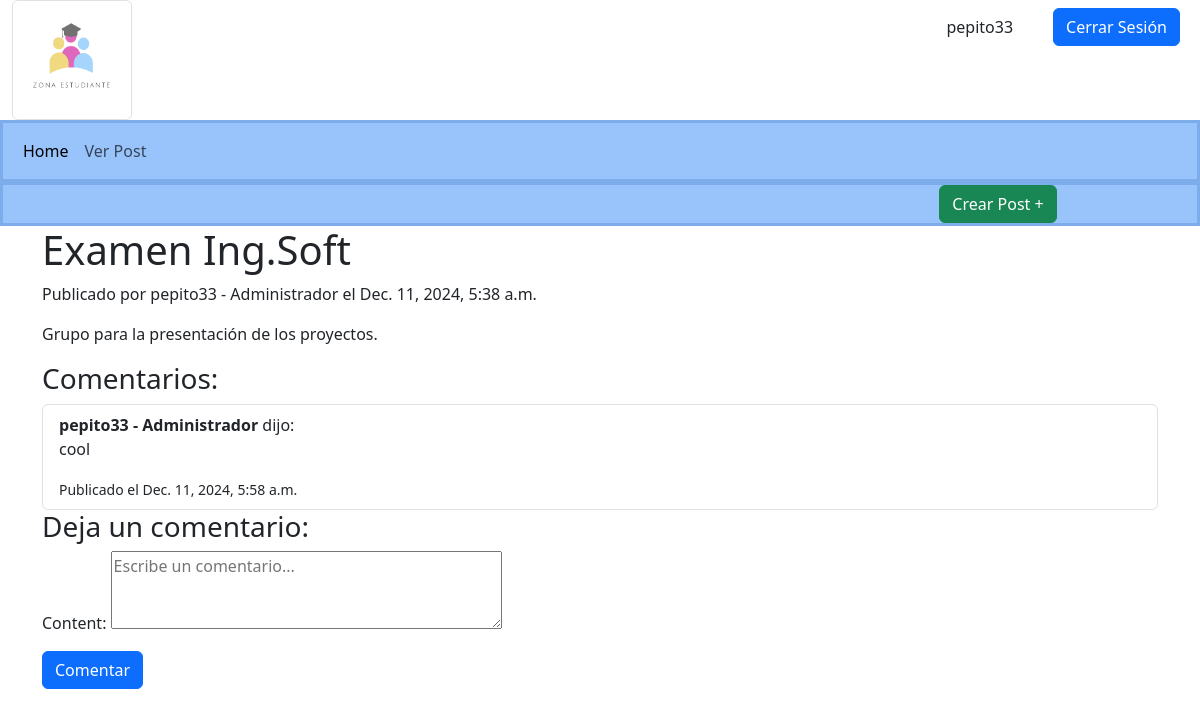
Page /post/2/ (signed in) on the committed database.
### login_foro/models.py (models this page shows, shortened)
class CustomUser(AbstractUser):
    ROLE_CHOICES = (
        ('administrador', 'Administrador'),
        ('profesor', 'Profesor'),
        ('estudiante', 'Estudiante'),
    )
    role = models.CharField(max_length=20, choices=ROLE_CHOICES, default='estudiante')
    def __str__(self):
        return f"{self.username} - {self.get_role_display()}"

### foro_app/models.py (models this page shows, shortened)
class Post(models.Model):
    title = models.CharField(max_length=255)
    content = models.TextField()
    created_at = models.DateTimeField(auto_now_add=True)
    updated_at = models.DateTimeField(auto_now=True)
    author = models.ForeignKey(settings.AUTH_USER_MODEL, on_delete=models.CASCADE)  # Usamos settings.AUTH_USER_MODEL

class Comment(models.Model):
    post = models.ForeignKey(Post, related_name='comments', on_delete=models.CASCADE)
    author = models.ForeignKey(settings.AUTH_USER_MODEL, on_delete=models.CASCADE)  # Usamos settings.AUTH_USER_MODEL
    content = models.TextField()
    created_at = models.DateTimeField(default=timezone.now)
    updated_at = models.DateTimeField(auto_now=True)

### foro_app/views.py (the view)
# urls.py: path('post/<int:pk>/', views.post_detail, name='post_detail'),
def post_detail(request, pk):
    post = get_object_or_404(Post, pk=pk)
    if request.method == "POST":
        comment_form = CommentForm(request.POST)
        if comment_form.is_valid():
            comment = comment_form.save(commit=False)
            comment.post = post  # Asociar el comentario al post
            comment.author = request.user  # Asociar el comentario al usuario
            comment.save()
            return redirect(post.get_absolute_url())  # Redirige a la misma página del post
    else:
        comment_form = CommentForm()
    comments = post.comments.all()  # Obtiene todos los comentarios del post
    return render(request, 'detalle_post.html', {
        'post': post,
        'comment_form': comment_form,
        'comments': comments
    })

### foro_app/forms.py
class CommentForm(forms.ModelForm):
    class Meta:
        model = Comment
        fields = ['content']
        widgets = {
            'content': forms.Textarea(attrs={'rows': 3, 'placeholder': 'Escribe un comentario...'}),
        }

### foro_app/templates/detalle_post.html (shortened to what this page needs)
{% extends 'plantilla.html' %}
{% block content %}
  <div class="container">
    <h1>{{ post.title }}</h1>
    <p>Publicado por {{ post.author }} el {{ post.created_at }}</p>
    <p>{{ post.content }}</p>
    <h3>Comentarios:</h3>
    {% if comments %}
      <ul class="list-group">
        {% for comment in comments %}
          <li class="list-group-item">
            <strong>{{ comment.author }}</strong> dijo:
            <p>{{ comment.content }}</p>
            <small>Publicado el {{ comment.created_at }}</small>
          </li>
        {% endfor %}
      </ul>
    {% else %}
      <p>No hay comentarios aún.</p>
    {% endif %}
    <h3>Deja un comentario:</h3>
    <form method="post">
      {{ comment_form.as_p }}
      <button type="submit" class="btn btn-primary">Comentar</button>
    </form>
  </div>
{% endblock %}

### foro_app/templates/plantilla.html (shortened to what this page needs)
{% load static %}
<!doctype html>
<html lang="en">
    <head>
        <link
            href="https://cdn.jsdelivr.net/npm/bootstrap@5.3.2/dist/css/bootstrap.min.css"
            rel="stylesheet"
        />
    </head>
    <body>
        <header>
            <div class="container-fluid">
                <div class="row">
                  <div class="col">
                    <img src="{% static 'img/Logo.png' %}" class="img-thumbnail " alt="Logo.png" style="width: 120px; height: 120px;">
                  </div>
                  <div class="col">
                  </div>
                  <div class="col text-end" >
                    <div class="hstack gap-1 justify-content-end">
                      <div class="p-2">{{ user.username }}</div>
                      <div class="p-2">{{ role }}</div>
                      <div class="p-2"><a class="btn btn-primary" href="{% url 'logout' %}" role="button">Cerrar Sesión</a></div>
                    </div>
                  </div>
                </div>
              </div>
              <nav class="navbar navbar-expand-lg " style="background-color: rgba(153, 195, 251, 1); border-color: rgb(125, 172, 235); border-style: solid;">
                <div class="container-fluid">
                  <div class="collapse navbar-collapse" id="navbarScroll">
                    <ul class="navbar-nav me-auto my-2 my-lg-0 navbar-nav-scroll" style="--bs-scroll-height: 100px;">
                      <li class="nav-item">
                        <a class="nav-link active" aria-current="page" href="{% url "home" %}">Home</a>
                      </li>
                      <li class="nav-item">
                        <a class="nav-link" href="{% url "post_list" %}">Ver Post</a>
                      </li>
                    </ul>
                  </div>
                </div>
              </nav>
              <div class="container-fluid text-center" style="background-color: rgba(153, 195, 251, 1); border-color: rgb(125, 172, 235); border-style: solid;">
                <div class="row">
                    <div class="col-8"></div>
                    <div class="col-4">
                      <button type="button" class="btn btn-success" onclick="window.location.href='{% url 'create_post' %}'">Crear Post +</button>
                    </div>
                  </div>
              </div>
        </header>
        <main>
            {% block content %}
            {% endblock %}
        </main>
    </body>
</html>

### rows in the picture
CustomUser: username "pepito33"
Post: title "Examen Ing.Soft", author "pepito33 - Administrador", created_at "Dec. 11, 2024, 5:38 a.m.", content "Grupo para la presentación de los proyectos."
Comment: author "pepito33 - Administrador", content "cool", created_at "Dec. 11, 2024, 5:58 a.m."
